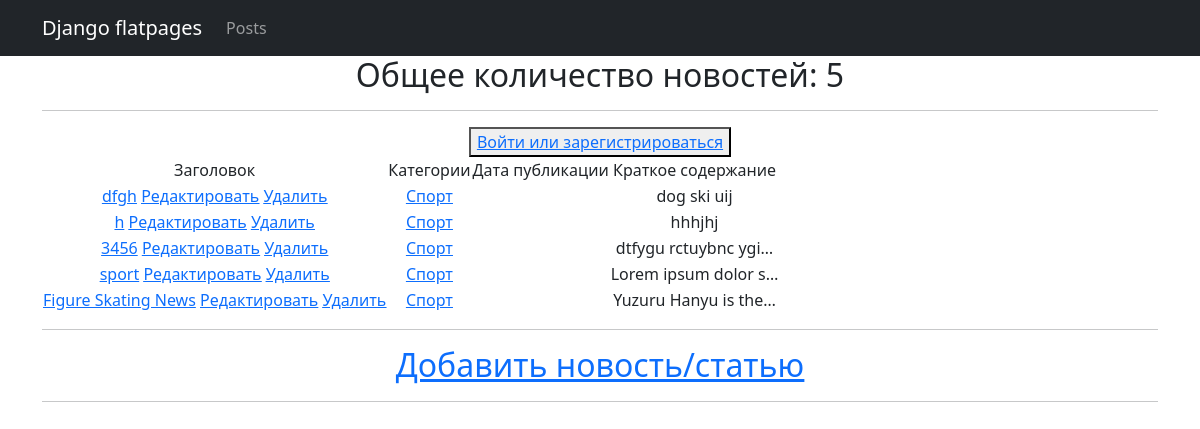
Page /posts/categories/1/ on the earlier database version.
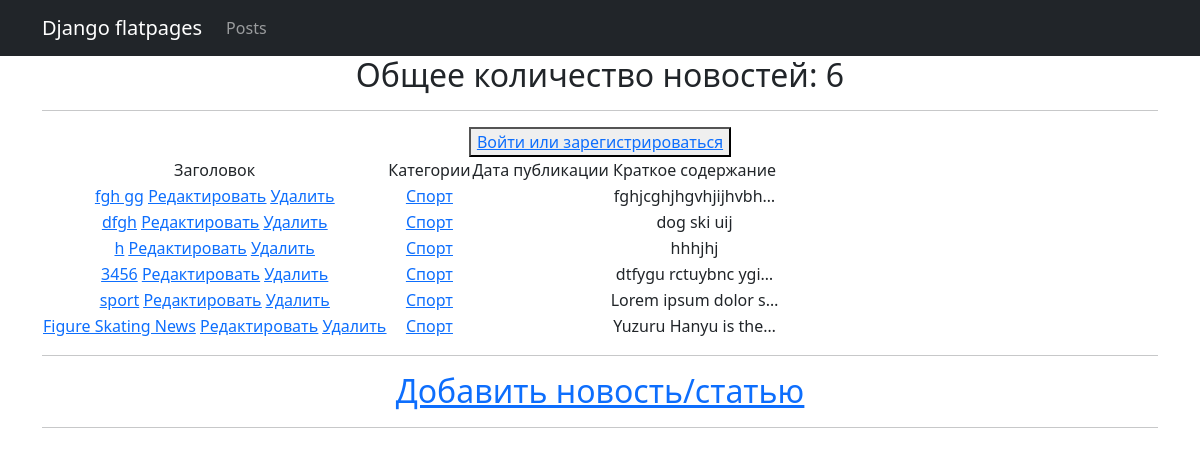
Same page on the later database version.
### news/models.py (models this page shows, shortened)
class Post(models.Model):
    article = 'A'
    news = 'N'
    POSITIONS = [
        (article, 'Статья'),
        (news, 'Новость')
    ]
    author = models.ForeignKey(Author, on_delete = models.CASCADE)
    type = models.CharField(max_length=1, choices=POSITIONS, default=news)
    date_in = models.DateTimeField(auto_now_add=True)
    category = models.ManyToManyField(Category, through='PostCategory')
    title = models.CharField(max_length=255)
    text = models.TextField()
    rating = models.IntegerField(default=0)

class Category(models.Model):
    name = models.CharField(max_length=50, unique=True)
    subscribers = models.ManyToManyField(User, blank=True, related_name='categories')
    def __str__(self):
        return self.name

### news/views.py (the view)
# urls.py: path('categories/<int:pk>/', CategoryListView.as_view(), name='category_list'),
class CategoryListView(PostsList):
    model = Post
    template_name = 'category_list.html'
    context_object_name = 'category_news_list'
    def get_queryset(self, **kwargs):
        queryset = super().get_queryset(**kwargs)
        self.category = get_object_or_404(Category, id=self.kwargs['pk'])
        queryset = queryset.filter(category=self.category).order_by('-date_in')
        return queryset
    def get_context_data(self, **kwargs):
        context = super().get_context_data(**kwargs)
        context['is_not_subscriber'] = self.request.user not in self.category.subscribers.all()
        context['category'] = self.category
        return context

### news/templatetags/post_filters.py (called while the page is built)
@register.filter()
def censor(word):
    for i in BAD_WORDS:
        word = word.replace(i[1:], '*' * (len(i[1:]) - 1) + i[-1])
    return word

### news/views.py (called while the page is built)
    def get_context_data(self, **kwargs):
        context = super().get_context_data(**kwargs)
        context['-time_now'] = datetime.utcnow()
        context['filterset'] = self.filterset
        return context

    def get_queryset(self, **kwargs):
        queryset = super().get_queryset()
        self.filterset = PostFilter(self.request.GET, queryset)
        return self.filterset.qs

### templates/category_list.html (shortened to what this page needs)
{% extends 'flatpages/default.html' %}
{% load post_filters %}
{% load post_tags %}
{% block content %}
<h2>Общее количество новостей: {{ category_news_list|length }}</h2>
<hr>
{% if request.user.username %}
    <h2>{{ request.user.username }}</h2>
    <button><a href="{% url 'profile' %}">В личный кабинет</a></button>
    {% if is_not_subscriber %}
        <button><a href="{% url 'subscribe' category.id %}">Подписаться</a> </button>
    {% endif %}
{% else %}
    <button><a href="{% url 'profile' %}">Войти или зарегистрироваться</a></button>
{% endif %}
<table>
    <thead>
        <td> Заголовок </td>
        <td> Категории </td>
        <td> Дата публикации </td>
        <td> Краткое содержание </td>
    </thead>
    {% for post in category_news_list %}
        <tr>
            <td>
                <a href="{% url 'post_detail' post.id %}">{{ post.title|censor }}</a>
                <a href="{% url 'post_edit' post.id %}"><u>Редактировать</u></a>
                <a href="{% url 'post_delete' post.id %}"><u>Удалить</u></a>
            </td>
            <td>
                {% for category in post.category.all %}
                    <a href="{% url 'category_list' category.id %}">{{ category }}</a>
                {% endfor %}
            </td>
            <td>{{ post.date|date:'d M Y' }}</td>
            <td>{{ post.text|truncatechars:20|censor }}</td>
        </tr>
    {% endfor %}
</table>
<hr>
<a href="{% url 'post_create' %}"><h2>Добавить новость/статью</h2></a>
<hr>
{% endblock content %}

Differences in the rows shown:
added Post: title|censor "fgh gg", text|censor "fghjcghjhgvhjijhvbh…", Category (name "Спорт")
Other differences:
{{ category_news_list|length }}: "5" → "6"
